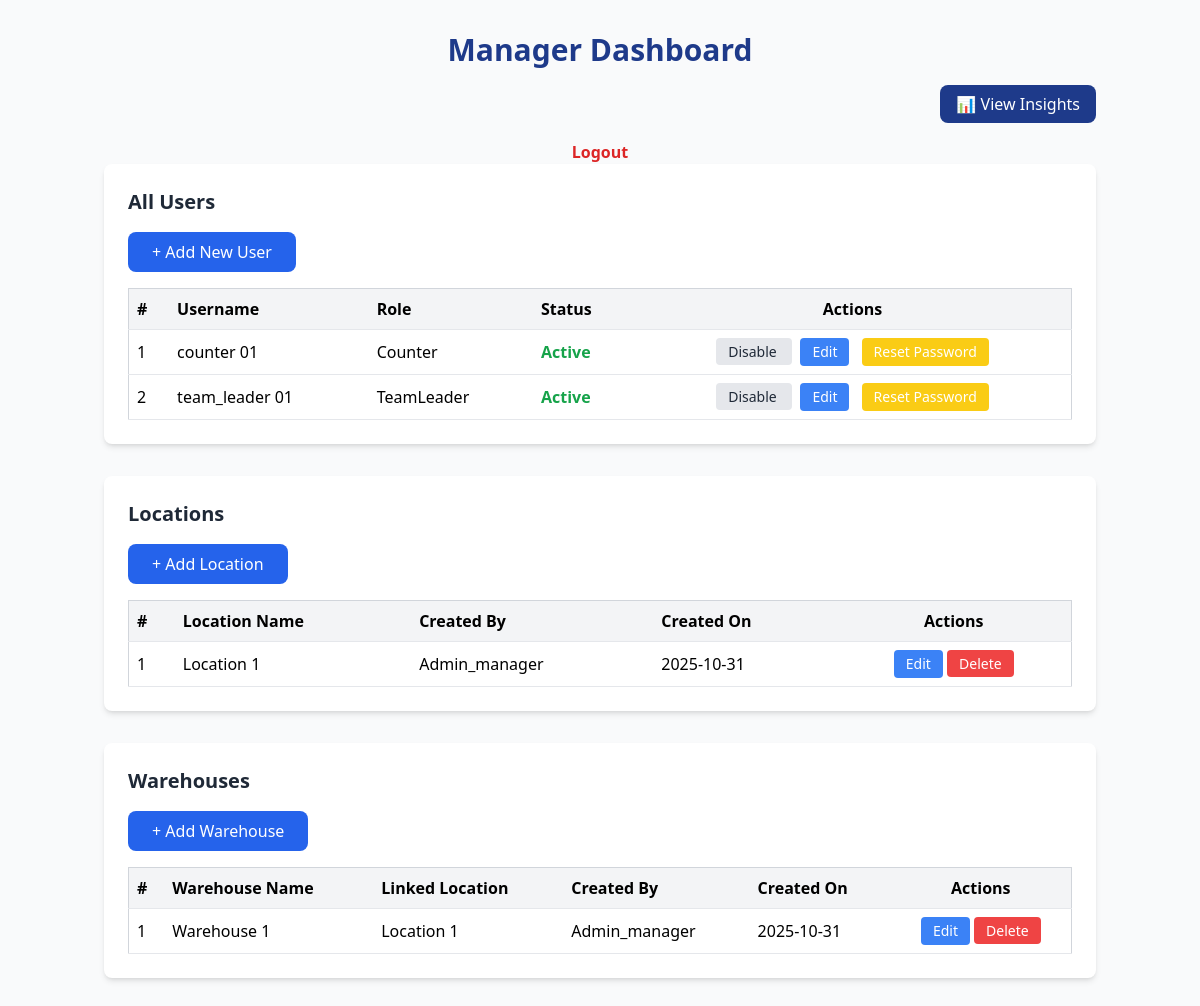
/manager/dashboard (signed in), run on the app's committed database.
### app/models.py (models this page shows, shortened)
class User(db.Model, UserMixin):
    __tablename__ = "users"
    id = db.Column(db.Integer, primary_key=True)
    username = db.Column(db.String(100), unique=True, nullable=False)
    password_hash = db.Column(db.String(255), nullable=False)
    role = db.Column(db.String(50))
    is_active = db.Column(db.Boolean, default=True)

class Location(db.Model):
    __tablename__ = "locations"
    id = db.Column(db.Integer, primary_key=True)
    name = db.Column(db.String(100), unique=True, nullable=False)
    created_by = db.Column(db.String(100))
    created_on = db.Column(db.DateTime, default=datetime.utcnow)
    warehouses = db.relationship("Warehouse", backref="location", lazy=True)
    scan_lines = db.relationship("ScanLine", backref="location", lazy=True)
    scan_records = db.relationship("ScanRecord", backref="location", lazy=True)

class Warehouse(db.Model):
    __tablename__ = "warehouses"
    id = db.Column(db.Integer, primary_key=True)
    warehouse_name = db.Column(db.String(100), unique=True, nullable=False)
    location_id = db.Column(
        db.Integer,
        db.ForeignKey("locations.id", name="fk_warehouse_location_id"),
        nullable=False,
    )
    created_by = db.Column(db.String(100))
    created_on = db.Column(db.DateTime, default=datetime.utcnow)
    scan_lines = db.relationship("ScanLine", backref="warehouse", lazy=True)
    scan_records = db.relationship("ScanRecord", backref="warehouse", lazy=True)

### app/routes/manager.py (the view)
@bp.route("/dashboard")
@login_required
def dashboard():
    if current_user.role != "Manager":
        return "Unauthorized", 403
    users = User.query.filter(User.role != "Manager").all()
    locations = Location.query.all()
    warehouses = Warehouse.query.all()
    return render_template(
        "manager_dashboard.html",
        users=users,
        locations=locations,
        warehouses=warehouses
    )

### app/templates/manager_dashboard.html (shortened to what this page needs)
<!DOCTYPE html>
<html lang="en">
<head>
  <script src="https://cdn.tailwindcss.com"></script>
</head>
<body class="bg-gray-50 min-h-screen">
  <div class="container mx-auto px-4 py-8">
    <h1 class="text-3xl font-bold text-blue-900 mb-6 text-center">Manager Dashboard</h1>
    <div class="text-right mb-6">
      <a href="{{ url_for('manager.insights') }}"
         class="text-white py-2 px-4 rounded-lg bg-blue-900 hover:bg-blue-800 transition">
         📊 View Insights
      </a>
    </div>
    <div class="text-center mt-6">
      <a href="{{ url_for('auth.logout') }}"
         class="text-red-600 font-semibold hover:underline">
         Logout
      </a>
    </div>
    <div class="bg-white p-6 rounded-lg shadow-md mb-8">
      <h2 class="text-xl font-semibold mb-4 text-gray-800">All Users</h2>
      <button id="openAddUserModal"
              class="bg-blue-600 text-white px-6 py-2 rounded-lg hover:bg-blue-700 transition mb-4">
        + Add New User
      </button>
      <table class="w-full border border-gray-300 text-left">
        <thead class="bg-gray-100">
          <tr>
            <th class="p-2 border-b">#</th>
            <th class="p-2 border-b">Username</th>
            <th class="p-2 border-b">Role</th>
            <th class="p-2 border-b">Status</th>
            <th class="p-2 border-b text-center">Actions</th>
          </tr>
        </thead>
        <tbody>
          {% for user in users %}
          <tr class="hover:bg-gray-50">
            <td class="p-2 border-b">{{ loop.index }}</td>
            <td class="p-2 border-b">{{ user.username }}</td>
            <td class="p-2 border-b">{{ user.role }}</td>
            <td class="p-2 border-b">
              {% if user.is_active %}
                <span class="text-green-600 font-semibold">Active</span>
              {% else %}
                <span class="text-red-600 font-semibold">Disabled</span>
              {% endif %}
            </td>
            <td class="p-2 border-b text-center space-x-2">
              <a href="{{ url_for('manager.toggle_user', user_id=user.id) }}"
                 class="text-sm bg-gray-200 hover:bg-gray-300 text-gray-800 px-3 py-1 rounded">
                 {% if user.is_active %}Disable{% else %}Enable{% endif %}
              </a>
              <button onclick="openEditUserModal({{ user.id }}, '{{ user.username }}', '{{ user.role }}')"
                      class="text-sm bg-blue-500 hover:bg-blue-600 text-white px-3 py-1 rounded">
                Edit
              </button>
              <button onclick="openPasswordModal({{ user.id }}, '{{ user.username }}')"
                      class="text-sm bg-yellow-400 hover:bg-yellow-500 text-white px-3 py-1 rounded">
                Reset Password
              </button>
            </td>
          </tr>
          {% else %}
          <tr><td colspan="5" class="p-4 text-center text-gray-500">No users yet</td></tr>
          {% endfor %}
        </tbody>
      </table>
    </div>
    <div class="bg-white p-6 rounded-lg shadow-md mb-8">
      <h2 class="text-xl font-semibold mb-4 text-gray-800">Locations</h2>
      <button id="openAddLocationModal"
              class="bg-blue-600 text-white px-6 py-2 rounded-lg hover:bg-blue-700 transition mb-4">
        + Add Location
      </button>
      <table class="w-full border border-gray-300 text-left">
        <thead class="bg-gray-100">
          <tr>
            <th class="p-2 border-b">#</th>
            <th class="p-2 border-b">Location Name</th>
            <th class="p-2 border-b">Created By</th>
            <th class="p-2 border-b">Created On</th>
            <th class="p-2 border-b text-center">Actions</th>
          </tr>
        </thead>
        <tbody>
          {% for location in locations %}
          <tr class="hover:bg-gray-50">
            <td class="p-2 border-b">{{ loop.index }}</td>
            <td class="p-2 border-b">{{ location.name }}</td>
            <td class="p-2 border-b">{{ location.created_by or '-' }}</td>
            <td class="p-2 border-b">{{ location.created_on.strftime('%Y-%m-%d') }}</td>
            <td class="p-2 border-b text-center">
              <button onclick="openEditLocationModal({{ location.id }}, '{{ location.name }}')"
                      class="text-sm bg-blue-500 hover:bg-blue-600 text-white px-3 py-1 rounded">
                Edit
              </button>
              <a href="{{ url_for('manager.delete_location', location_id=location.id) }}"
                 class="text-sm bg-red-500 hover:bg-red-600 text-white px-3 py-1 rounded"
                 onclick="return confirm('Delete this location?');">
                 Delete
              </a>
            </td>
          </tr>
          {% else %}
          <tr><td colspan="5" class="p-4 text-center text-gray-500">No locations yet</td></tr>
          {% endfor %}
        </tbody>
      </table>
    </div>
    <div class="bg-white p-6 rounded-lg shadow-md mb-8">
      <h2 class="text-xl font-semibold mb-4 text-gray-800">Warehouses</h2>
      <button id="openAddWarehouseModal"
              class="bg-blue-600 text-white px-6 py-2 rounded-lg hover:bg-blue-700 transition mb-4">
        + Add Warehouse
      </button>
      <table class="w-full border border-gray-300 text-left">
        <thead class="bg-gray-100">
          <tr>
            <th class="p-2 border-b">#</th>
            <th class="p-2 border-b">Warehouse Name</th>
            <th class="p-2 border-b">Linked Location</th>
            <th class="p-2 border-b">Created By</th>
            <th class="p-2 border-b">Created On</th>
            <th class="p-2 border-b text-center">Actions</th>
          </tr>
        </thead>
        <tbody>
          {% for warehouse in warehouses %}
          <tr class="hover:bg-gray-50">
            <td class="p-2 border-b">{{ loop.index }}</td>
            <td class="p-2 border-b">{{ warehouse.warehouse_name }}</td>
            <td class="p-2 border-b">{{ warehouse.location.name }}</td>
            <td class="p-2 border-b">{{ warehouse.created_by or '-' }}</td>
            <td class="p-2 border-b">{{ warehouse.created_on.strftime('%Y-%m-%d') }}</td>
            <td class="p-2 border-b text-center">
              <button onclick="openEditWarehouseModal({{ warehouse.id }}, '{{ warehouse.warehouse_name }}', {{ warehouse.location.id }})"
                      class="text-sm bg-blue-500 hover:bg-blue-600 text-white px-3 py-1 rounded">
                Edit
              </button>
              <a href="{{ url_for('manager.delete_warehouse', warehouse_id=warehouse.id) }}"
                 class="text-sm bg-red-500 hover:bg-red-600 text-white px-3 py-1 rounded"
                 onclick="return confirm('Delete this warehouse?');">Delete</a>
            </td>
          </tr>
          {% else %}
          <tr><td colspan="6" class="p-4 text-center text-gray-500">No warehouses yet</td></tr>
          {% endfor %}
        </tbody>
      </table>
    </div>
  </div>
</body>
</html>

### data on the page
User: username "counter 01", role "Counter", is_active "Active"
User: username "team_leader 01", role "TeamLeader", is_active "Active"
Location: name "Location 1", created_by "Admin_manager", created_on "2025-10-31"
Warehouse: warehouse_name "Warehouse 1", location.name "Location 1", created_by "Admin_manager", created_on "2025-10-31"
